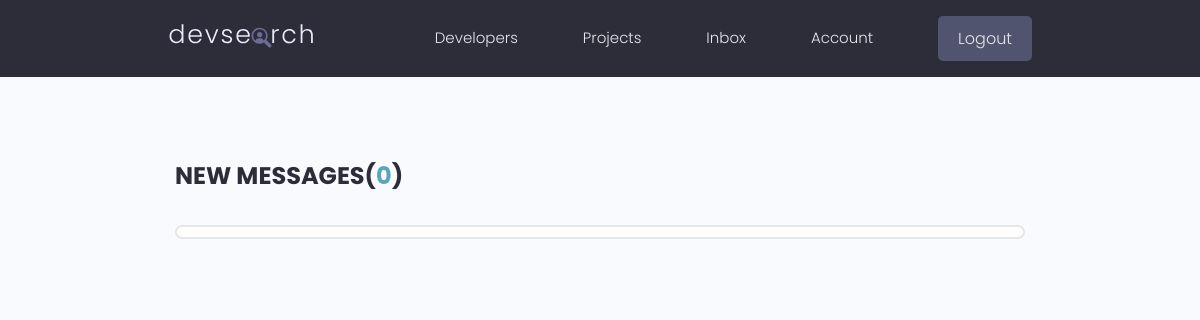
The app's page /inbox/ (signed in), older data.
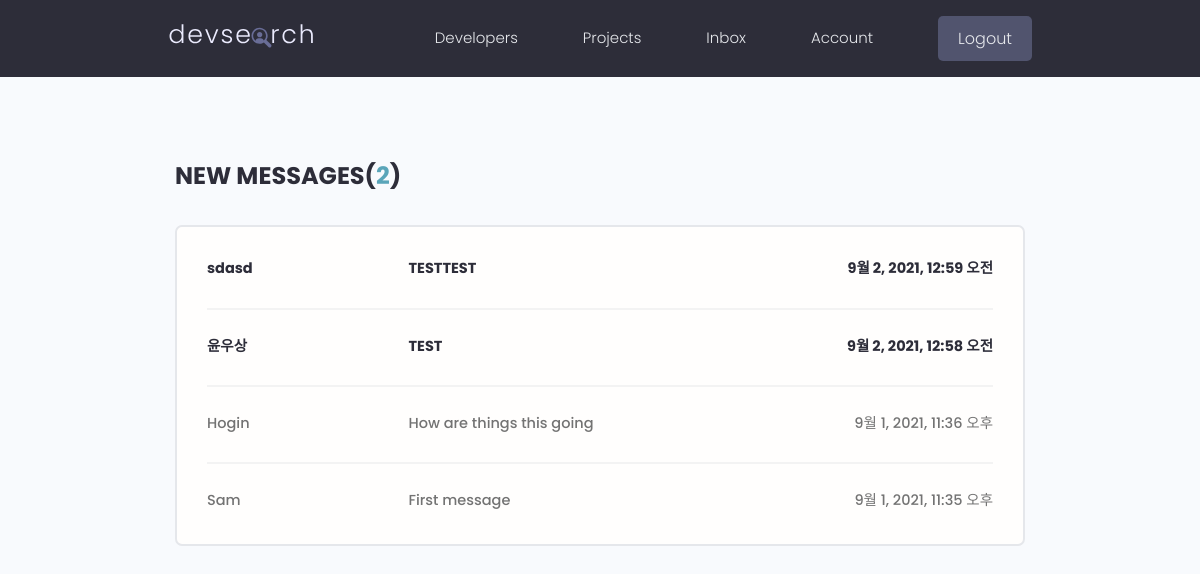
The same page, newer data.
### users/models.py (models this page shows, shortened)
class Message(models.Model):
    sender = models.ForeignKey(Profile, on_delete=models.SET_NULL, null=True, blank=True)
    recipient = models.ForeignKey(Profile, on_delete=models.SET_NULL, null=True, blank=True, related_name='messages')
    name = models.CharField(max_length=200, null=True, blank=True)
    email = models.EmailField(max_length=200, null=True, blank=True)
    subject = models.CharField(max_length=200, null=True, blank=True)
    body = models.TextField()
    is_read = models.BooleanField(default=False, null=True)
    created = models.DateTimeField(auto_now_add=True)
    id = models.UUIDField(default=uuid4, unique=True, primary_key=True, editable=False)
    class Meta:
        ordering = ['is_read', '-created']

### users/views.py (the view)
# urls.py: path('inbox/', inbox, name='inbox'),
@login_required(login_url='login')
def inbox(request):
    profile = request.user.profile
    message_requests = profile.messages.all()
    unread_count = message_requests.filter(is_read=False).count()
    context = {
        'message_requests' : message_requests,
        'unread_count' : unread_count,
    }
    return render(request, 'users/inbox.html', context)

### users/templates/users/inbox.html
{% extends 'main.html' %}
{% block content %}
  <main class="inbox my-xl">
    <div class="content-box">
      <h3 class="inbox__title">New Messages(<span>{{unread_count}}</span>)</h3>
      <ul class="messages">
        {% for message in message_requests %}
          {% if message.is_read %}
            <li class="message">
          {% else %}
            <li class="message message--unread">
          {% endif %}
            <a href="{% url 'message' pk=message.id %}">
              <span class="message__author">{{message.name}}</span>
              <span class="message__subject">{{message.subject}}</span>
              <span class="message__date">{{message.created}}</span>
            </a>
          </li>
        {% endfor %}
      </ul>
    </div>
  </main>
{% endblock content %}

Row changes from the older to the newer data that the page shows:
added Message: name "sdasd", subject "TESTTEST", created "9월 2, 2021, 12:59 오전"
added Message: name "윤우상", subject "TEST", created "9월 2, 2021, 12:58 오전"
added Message: name "Hogin", subject "How are things this going", created "9월 1, 2021, 11:36 오후"
added Message: name "Sam", subject "First message", created "9월 1, 2021, 11:35 오후"
Text that changed along with them:
{{ unread_count }}: "0" → "2"
